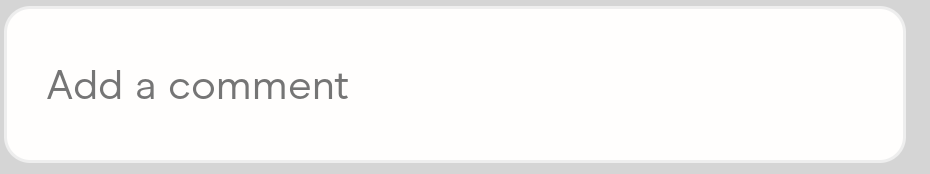
#> input picture app/assets/comment_field.png, 930 x 174 px
$ python -i preprocess_icons.py   (imports and definitions only)
#> lines starting #> are read from the running program, lines starting #| are printed output that depends on the picture; after the words box and inside, x2 and y2 are one past the last pixel; in counts of white or black regions, pixels touching at a corner belong together
import os
import cv2
import numpy as np

ASSETS_DIR = os.path.join(os.path.dirname(__file__), "assets")
CLEAN_DIR = os.path.join(ASSETS_DIR, "clean")

def strip_white_background(icon_path: str, output_path: str) -> None:
    """Remove white background and save as transparent PNG."""
#> called with icon_path = 'assets/comment_field.png', output_path = 'out.png'
    img = cv2.imread(icon_path, cv2.IMREAD_UNCHANGED)
#> img is the input picture: shape (174, 930, 4); mean B, G, R, A 245.5, 246.4, 247.2, 255
    if img is None:
        print(f"⚠️ Skipping {icon_path} (not found or unreadable)")
        return

    # Convert to grayscale and threshold near-white pixels
    gray = cv2.cvtColor(img, cv2.COLOR_BGR2GRAY)
    _, mask = cv2.threshold(gray, 240, 255, cv2.THRESH_BINARY_INV)
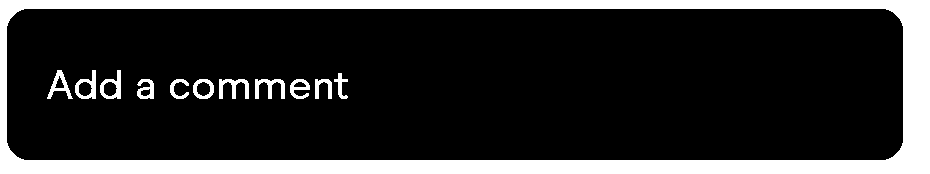
#> mask: shape (174, 930); 18.2% white; 12 white regions, largest, box (x1, y1, x2, y2) and area: (0, 0, 930, 174) 26944, (219, 79, 249, 99) 297, (255, 79, 285, 99) 297

    # Create alpha channel from mask
#> (the run stopped early here; a loop or call above may not have finished)
